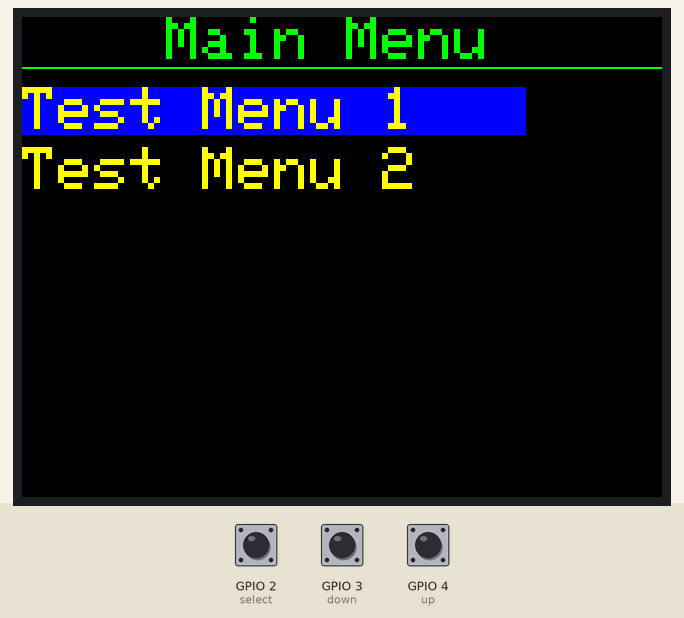
A sketch run on a simulated ESP32. Shown: 320×240 colour display. The test bench sets the inputs (shaded band); at power-on: GPIO 2 (select) HIGH, GPIO 3 (down) HIGH, GPIO 4 (up) HIGH.

Above: at 1.4 s.
1.5 s: GPIO 2 (select) pulled LOW for 0.15 s
At 2.4 s:
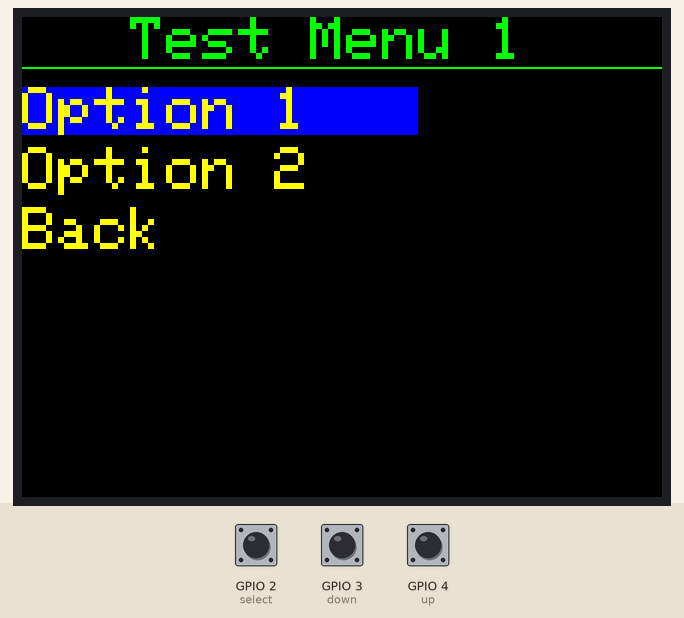
3.1 s: GPIO 3 (down) pulled LOW for 0.15 s
At 4.1 s:
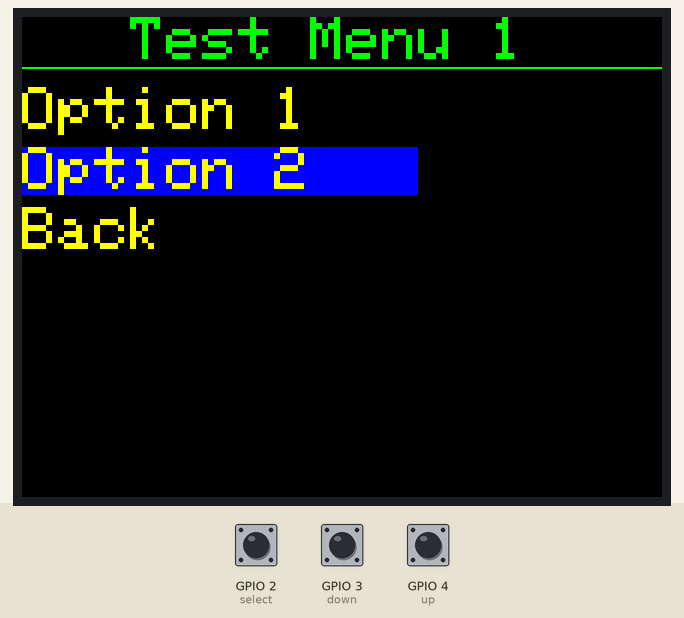
4.7 s: GPIO 3 (down) pulled LOW for 1 s
At 5.7 s:
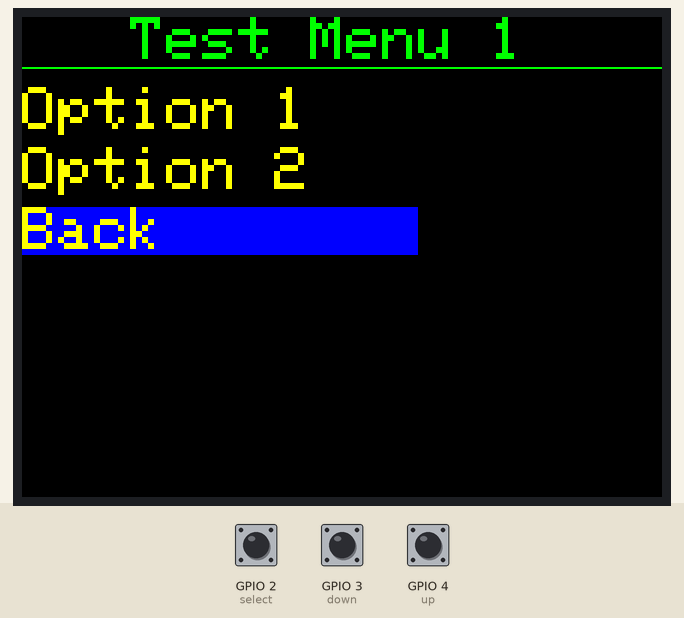
Timing chart, 0 to 7.7 s (numbered marks = the images above; inputs shaded):
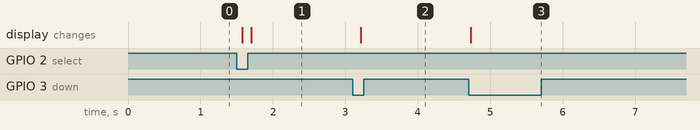

The sketch:

MenuSystemTest.ino
```cpp
/*
 * Project MenuSystemTest
 * Description:
 * Author:
 * Date:
 */

#include "Adafruit_ILI9341.h"

// For the Adafruit shield, these are the default.
#define TFT_DC D5
#define TFT_CS D4
#define TFT_MOSI A5
#define TFT_CLK A3
#define TFT_RST D6
#define TFT_MISO A4

#define up D3
#define down D2
#define select D1

#define UP 1
#define DOWN 2
#define SELECT 3

//Adafruit_ILI9341 tft = Adafruit_ILI9341(TFT_CS, TFT_DC);
// If using the breakout, change pins as desired
Adafruit_ILI9341 tft = Adafruit_ILI9341(TFT_CS, TFT_DC, TFT_MOSI, TFT_CLK, TFT_RST, TFT_MISO);

const int arraySize = 100;
bool appRunning = false;
int selected; // currently selected menu item
int upButtonState = 0;
int downButtonState = 0;
int selectButtonState = 0;
char* current_menu[arraySize] = {0};
uint8_t current_menu_index = 1; // current position in the array
uint8_t current_menu_size;
bool page_change = false;
uint8_t menu_top = 35; // top space between title and items

typedef void (* CurrentFuncPtr) (); // Function pointer for current menu
typedef void (* MenuFuncPtr) (); // Function pointer for Main Menu
typedef void (* Test1FuncPtr) (); // Function pointer for Test Menu 1
typedef void (* Test2FuncPtr) (); // Function pointer for Test Menu 2

// function prototypes
void setMenu(char** menu, CurrentFuncPtr* funcs, uint8_t size);
void buildTestMenu1(void);
void buildTestMenu2(void);
void returnMainMenu(void);

char* mainMenu[3] = {"    Main Menu",
                    "Test Menu 1   ",
                    "Test Menu 2   "
                   };

char* testMenu1[4] = {"   Test Menu 1",
                    "Option 1   ",
                    "Option 2   ",
                    "Back       "
                   };

char* testMenu2[4] = {"   Test Menu 2",
                    "Option 1   ",
                    "Option 2   ",
                    "Back       "
                   };


CurrentFuncPtr* current_func = NULL;

// Main menu func pointer
MenuFuncPtr menu_func[4] = {0,
                            buildTestMenu1,
                            buildTestMenu2};
// Test menu Func Pointer
Test1FuncPtr test1_func[5] = {0,
                            0,
                            0,
                            returnMainMenu};

Test2FuncPtr test2_func[5] = {0,
                            0,
                            0,
                            returnMainMenu};


void setup() {
  Serial.begin(9600);

  // Button Setup
  pinMode(up, INPUT_PULLUP);

  pinMode(down, INPUT_PULLUP);

  pinMode(select, INPUT_PULLUP);

  tft.begin();
  tft.setTextWrap(false);
  tft.setRotation(3);
  tft.setTextSize(3);
  setMenu(mainMenu, menu_func, sizeof(mainMenu)/sizeof(char *)-1);
  displayMenu();
}

void menuInput(void) {
  // read the state of the pushbutton value:
  upButtonState = digitalRead(up);
  downButtonState = digitalRead(down);
  selectButtonState = digitalRead(select);

  if (upButtonState == LOW) {
    // Up
    action(UP);
  }
  else if (downButtonState == LOW) {
    // Down
    action(DOWN);
  }
  else if (selectButtonState == LOW) {
    action(SELECT);
  }
  delay(100);
}

void loop() {
  while(!appRunning) {
    menuInput();
  }
}

void returnMainMenu(void) {
  setMenu(mainMenu, menu_func, sizeof(mainMenu)/sizeof(char *)-1);
  displayMenu();
}

void buildTestMenu1(void) {
  setMenu(testMenu1, test1_func, sizeof(testMenu1)/sizeof(char *)-1);
  displayMenu();
}

void buildTestMenu2(void) {
  setMenu(testMenu2, test2_func, sizeof(testMenu2)/sizeof(char *)-1);
  displayMenu();
}


void setMenu(char** menu, CurrentFuncPtr* funcs, uint8_t size) {
  memset(current_menu, 0, arraySize);

  current_func = funcs;
  int i;
  for(i=0; i<=size; i++) {
    current_menu[i] = menu[i];
  }
  selected = 1;
  current_menu_size = i-2;
}

void displayMenu(void) {
  int i;
  tft.fillScreen(ILI9341_BLACK);
  tft.setCursor(0, 0);
  tft.setTextColor(ILI9341_GREEN, ILI9341_BLACK);
  tft.println(current_menu[0]);
  tft.drawLine(0, 25, tft.width()-1, 25, ILI9341_GREEN);

  tft.setTextColor(ILI9341_YELLOW, ILI9341_BLACK);
  for(i = current_menu_index; i <= (current_menu_index + 6); i++) {
      tft.setCursor(0, ((i - current_menu_index) * 30) + menu_top);
      tft.println(current_menu[i]);
  }
  menuHighlight(selected);
}

void menuHighlight(uint8_t index) {
  if (page_change == false) {
      tft.setCursor(0, ((selected - current_menu_index) * 30) + menu_top);
      tft.setTextColor(ILI9341_YELLOW, ILI9341_BLACK);
      tft.println(current_menu[selected]);
  }
  tft.setCursor(0, ((index - current_menu_index) * 30) + menu_top);
  tft.setTextColor(ILI9341_YELLOW, ILI9341_BLUE);
  tft.println(current_menu[index]);
  selected = index;
  page_change = false;
}

void action(uint8_t action) {
  switch (action) {
      case 1: { // up
          if (selected <= (current_menu_index + 6) && (selected > current_menu_index)) {
              menuHighlight(selected - 1);
          }
          else if ((current_menu_index > 1) && (selected <= current_menu_index)) {
              current_menu_index = (current_menu_index - 1);
              selected = selected - 1;
              page_change = true;
              displayMenu();
          }
          break;
      }
      case 2: { // down
          if (selected >= (current_menu_index + 6) &&
              (current_menu_size > 6) && (selected <= current_menu_size)) {
              current_menu_index = (current_menu_index + 1);
              selected = selected + 1;
              page_change = true;
              displayMenu();
          }
          else if ((selected < (current_menu_index + 6)) &&
                  (selected <= current_menu_size)) {
              menuHighlight(selected + 1);
          }
          break;
      }
      case 3: // select
          current_func[selected]();//
          break;
  }
}
```

Measured:
- after the input at 1.5 s, the display: first changes after 0.07 s (image 1 shows a later state)
- after the input at 3.1 s, the display: changes after 0.11 s (image 2)
- after the input at 4.7 s, the display: changes at once (image 3)
